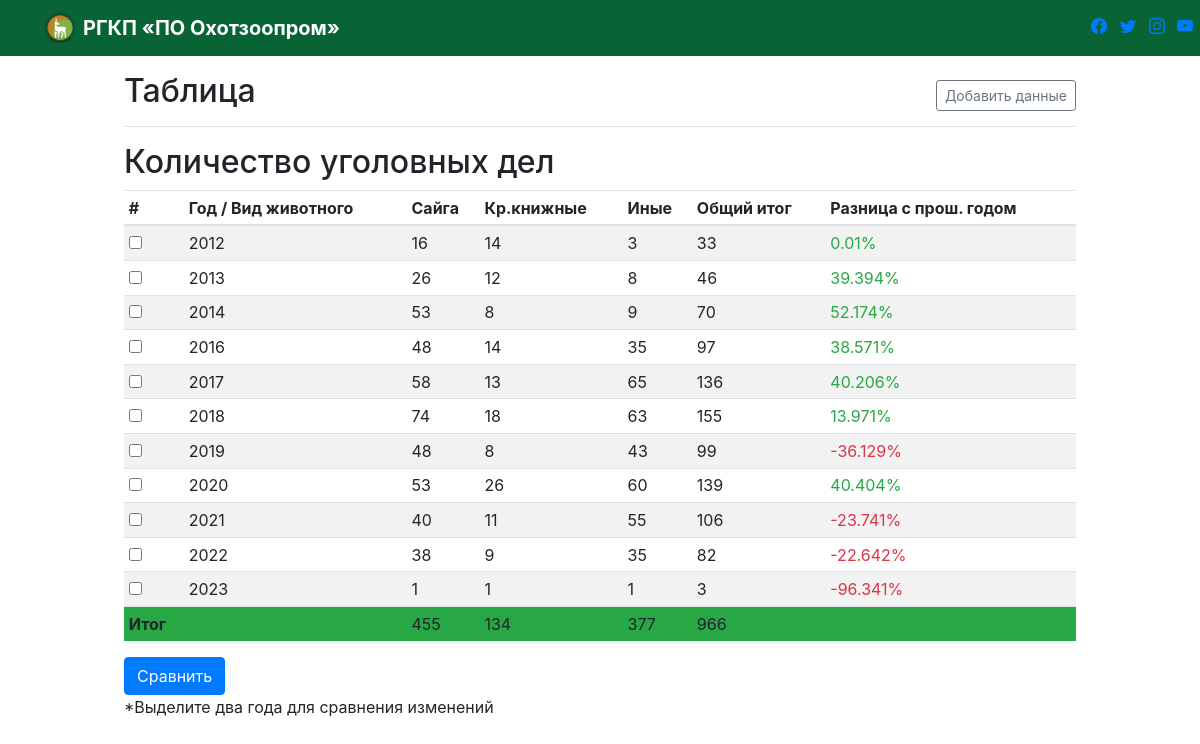
Page /crime/ on the committed database.
### welcome/models.py (models this page shows, shortened)
class CrimeNumber(models.Model):
    year = models.IntegerField()
    saiga = models.IntegerField()
    red_book = models.IntegerField()
    others = models.IntegerField()
    total = models.IntegerField()
    percentage = models.FloatField(max_length=3)

### welcome/views.py (the view, shortened to what this page needs)
# urls.py: path("crime/", crime_number, name="crime_number"),
def crime_number(request):
    records = CrimeNumber.objects.all().order_by('year')
    saiga_total = 0
    red_book_total = 0
    other_total = 0
    total_total = 0
    ind = 0
    for record in records:
        if ind > 0 :
            record.percentage = round((records[ind].total - records[ind-1].total) / records[ind-1].total * 100, 3)
        saiga_total += record.saiga
        red_book_total += record.red_book
        other_total += record.others
        total_total += record.total
        ind += 1
    return render(request, 'crime.html', {'percentage': False, 'records' : records, 'saiga_total': saiga_total, 'red_book_total': red_book_total, 'other_total': other_total, 'total_total': total_total})

### templates/crime.html (shortened to what this page needs)
{% extends 'navigation.html' %}
{% block content %}
    <main role="main" class="col-md-9 m-auto col-lg-10 pt-3 px-4 justify-content-center">
        <div class="d-flex justify-content-between flex-wrap flex-md-nowrap align-items-center pb-2 mb-3 border-bottom">
          <h1 class="h2">Таблица</h1>
          <div class="btn-toolbar mb-2 mb-md-0">
            <a href="{% url 'add_crime' %}">
                <button class="btn btn-sm btn-outline-secondary">
                Добавить данные
                </button>
            </a>
          </div>
        </div>
        <h2>Количество уголовных дел</h2>
        <form method="post">
          <div class="table-responsive">
            <table class="table table-striped table-sm">
              <thead>
                <tr>
                  <th>#</th>
                  <th>Год / Вид животного</th>
                  <th>Сайга</th>
                  <th>Кр.книжные</th>
                  <th>Иные</th>
                  <th>Общий итог</th>
                  <th>Разница с прош. годом</th>
                </tr>
              </thead>
                <tbody>
                  {% for record in records %}
                    <tr>
                        <td><input type="checkbox" name="data" value="{{ record.year }}"></td>
                        <td>{{ record.year }}</td>
                        <td>{{ record.saiga }}</td>
                        <td>{{ record.red_book }}</td>
                        <td>{{ record.others }}</td>
                        <td>{{ record.total }}</td>
                        {% if record.percentage > 0 %}
                          <td class="text-success">{{ record.percentage }}%</td>
                        {% else %}
                          <td class="text-danger">{{ record.percentage }}%</td>
                        {% endif %}
                    </tr>
                  {% endfor %}
                  <tr class="bg-success">
                    <td><strong>Итог</strong> </td>
                    <td></td>
                    <td>{{ saiga_total }}</td>
                    <td>{{ red_book_total }}</td>
                    <td>{{ other_total }}</td>
                    <td>{{ total_total }}</td>
                    <td></td>
                  </tr>
                </tbody>
            </table>
          </div>
          <button type="submit" class="btn btn-primary">Сравнить</button>
        </form>
        {% if percentage %}
          Разница между {{ percentage.first_val }} годом и {{ percentage.second_val }} годом {{ percentage.number }}%.
        {% else %}
          *Выделите два года для сравнения изменений
        {% endif %}
      </main>
{% endblock %}

### rows in the picture
CrimeNumber: year "2012", saiga "16", red_book "14", others "3", total "33", percentage "0.01"
CrimeNumber: year "2013", saiga "26", red_book "12", others "8", total "46", percentage "39.394"
CrimeNumber: year "2014", saiga "53", red_book "8", others "9", total "70", percentage "52.174"
CrimeNumber: year "2016", saiga "48", red_book "14", others "35", total "97", percentage "38.571"
CrimeNumber: year "2017", saiga "58", red_book "13", others "65", total "136", percentage "40.206"
CrimeNumber: year "2018", saiga "74", red_book "18", others "63", total "155", percentage "13.971"
CrimeNumber: year "2019", saiga "48", red_book "8", others "43", total "99", percentage "-36.129"
CrimeNumber: year "2020", saiga "53", red_book "26", others "60", total "139", percentage "40.404"
CrimeNumber: year "2021", saiga "40", red_book "11", others "55", total "106", percentage "-23.741"
CrimeNumber: year "2022", saiga "38", red_book "9", others "35", total "82", percentage "-22.642"
CrimeNumber: year "2023", saiga "1", red_book "1", others "1", total "3", percentage "-96.341"

### other values in the picture
{{ saiga_total }} "455"
{{ red_book_total }} "134"
{{ other_total }} "377"
{{ total_total }} "966"
